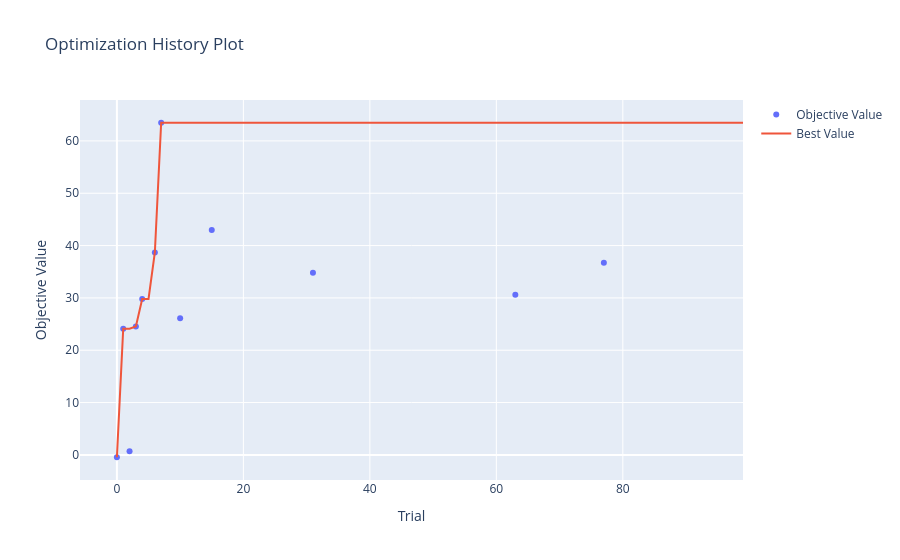
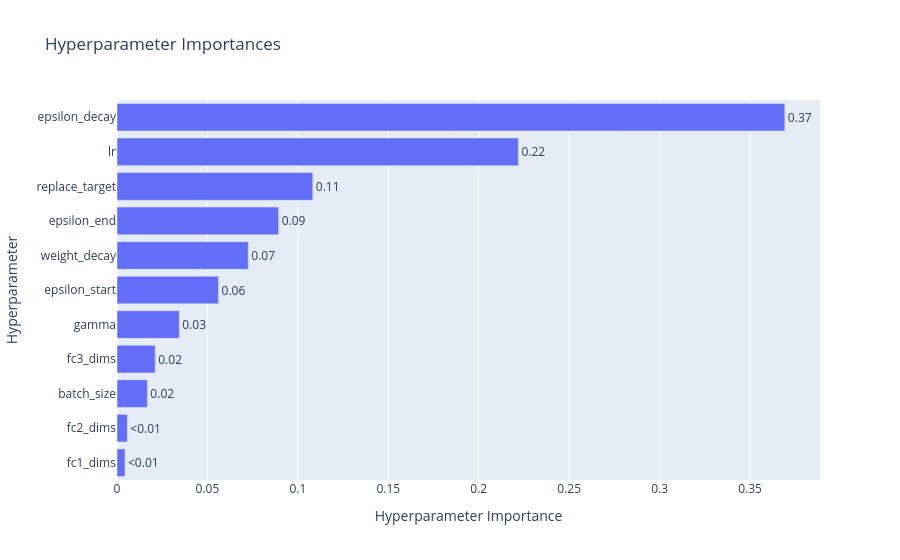

Notebook code cell kept with these figures, in order:
### Markdown cell above
##### Optimization

### Code cell
# Optimization horizons
OPT_EPISODES = 35
OPT_HORIZON = KorakovNaDan * 14

def objective(trial):
    gamma_t = trial.suggest_float("gamma", 0.8, 0.99999, log=True)
    lr_t = trial.suggest_float("lr", 1e-5, 1e-2, log=True)
    epsilon_start_t = trial.suggest_float("epsilon_start", 0.8, 1.0)
    epsilon_end_t = trial.suggest_float("epsilon_end", 0.01, 0.15)
    epsilon_decay_t = trial.suggest_float("epsilon_decay", 1e-6, 2e-4, log=True)
    batch_size_t = trial.suggest_categorical("batch_size", [32, 64, 96, 128])
    fc1_t = trial.suggest_categorical("fc1_dims", [128, 256, 512])
    fc2_t = trial.suggest_categorical("fc2_dims", [64, 128, 256])
    fc3_t = trial.suggest_categorical("fc3_dims", [32, 64, 128])
    replace_target_t = trial.suggest_int("replace_target", KorakovNaDan * 3, KorakovNaDan * 30)
    weight_decay_t = trial.suggest_float("weight_decay", 0.0, 1e-3)

    env = build_dqn_env(
        dataset=train_data,
        dataset_norm=train_data_norm,
        episode_length=OPT_HORIZON,
        reset_mode="random",
        observation_mode="sliding_window",
    )

    state_shape = [int(env.observation_space.shape[0])]
    network_dims = [state_shape[0], fc1_t, fc2_t, fc3_t, len(Action)]

    agent = AgentDQN(
        gamma=gamma_t,
        epsilon=epsilon_start_t,
        lr=lr_t,
        state_shape=state_shape,
        network_dims=network_dims,
        batch_size=batch_size_t,
        eps_end=epsilon_end_t,
        eps_dec=epsilon_decay_t,
        weight_decay=weight_decay_t,
        replace_target=replace_target_t,
    )

    total_reward = 0.0

    for episode in range(OPT_EPISODES):
        obs, _ = env.reset(options={"reset_mode": "random"})
        episode_reward = 0.0

        for _ in range(OPT_HORIZON):
            a = agent.choose_action(obs)
            next_obs, r, terminated, truncated, _ = env.step(a)
            done = bool(terminated or truncated)

            agent.store_transition(obs, a, r, next_obs, done)
            agent.learn()

            obs = next_obs
            episode_reward += r

            if done:
                break

        total_reward += episode_reward
        score = total_reward / (episode + 1)

        trial.report(score, episode)
        if trial.should_prune():
            raise optuna.TrialPruned()

    return total_reward / OPT_EPISODES

study = optuna.create_study(
    direction="maximize",
    pruner=optuna.pruners.MedianPruner(n_startup_trials=5, n_warmup_steps=5),
)

print("Starting hyperparameter optimization...")
study.optimize(objective, n_trials=100, timeout=3600)

print("Optimization completed.")
print(f"Finished trials: {len(study.trials)}")
print(f"Best trial: {study.best_trial.number}")
print(f"Best value: {study.best_trial.value:.4f}")

best_params = study.best_trial.params

plot_optimization_history(study).show()
plot_param_importances(study).show()

### Figure 1 — Plotly figure (JSON) as saved in the notebook; plotly's stock layout.template omitted (floating-point values rounded to 4 significant figures)
{"data": [{"mode": "markers", "name": "Objective Value", "type": "scatter", "x": [0, 1, 2, 3, 4, 6, 7, 10, 15, 31, 63, 77], "y": [-0.4525, 24.11, 0.6796, 24.55, 29.8, 38.68, 63.47, 26.14, 42.99, 34.79, 30.6, 36.72]}, {"mode": "lines", "name": "Best Value", "type": "scatter", "x": [0, 1, 2, 3, 4, 5, 6, 7, 8, 9, 10, 11, 12, 13, 14, 15, 16, 17, 18, 19, 20, 21, 22, 23, 24, 25, 26, 27, 28, 29, 30, 31, 32, 33, 34, 35, 36, 37, 38, 39, 40, 41, 42, 43, 44, 45, 46, 47, 48, 49, 50, 51, 52, 53, 54, 55, 56, 57, 58, 59, 60, 61, 62, 63, 64, 65, 66, 67, 68, 69, 70, 71, 72, 73, 74, 75, 76, 77, 78, 79, 80, 81, 82, 83, 84, 85, 86, 87, 88, 89, 90, 91, 92, 93, 94, 95, 96, 97, 98, 99], "y": [-0.4525, 24.11, 24.11, 24.55, 29.8, 29.8, 38.68, 63.47, 63.47, 63.47, 63.47, 63.47, 63.47, 63.47, 63.47, 63.47, 63.47, 63.47, 63.47, 63.47, 63.47, 63.47, 63.47, 63.47, 63.47, 63.47, 63.47, 63.47, 63.47, 63.47, 63.47, 63.47, 63.47, 63.47, 63.47, 63.47, 63.47, 63.47, 63.47, 63.47, 63.47, 63.47, 63.47, 63.47, 63.47, 63.47, 63.47, 63.47, 63.47, 63.47, 63.47, 63.47, 63.47, 63.47, 63.47, 63.47, 63.47, 63.47, 63.47, 63.47, 63.47, 63.47, 63.47, 63.47, 63.47, 63.47, 63.47, 63.47, 63.47, 63.47, 63.47, 63.47, 63.47, 63.47, 63.47, 63.47, 63.47, 63.47, 63.47, 63.47, 63.47, 63.47, 63.47, 63.47, 63.47, 63.47, 63.47, 63.47, 63.47, 63.47, 63.47, 63.47, 63.47, 63.47, 63.47, 63.47, 63.47, 63.47, 63.47, 63.47]}, {"marker": {"color": "#cccccc"}, "mode": "markers", "name": "Infeasible Trial", "showlegend": false, "type": "scatter", "x": [], "y": []}], "layout": {"title": {"text": "Optimization History Plot"}, "xaxis": {"title": {"text": "Trial"}}, "yaxis": {"title": {"text": "Objective Value"}}}}

### Figure 2 — Plotly figure (JSON) as saved in the notebook; plotly's stock layout.template omitted (floating-point values rounded to 4 significant figures)
{"data": [{"cliponaxis": false, "hovertemplate": ["fc1_dims (CategoricalDistribution): 0.00441066588727316<extra></extra>", "fc2_dims (CategoricalDistribution): 0.005712288910885136<extra></extra>", "batch_size (CategoricalDistribution): 0.016787232192523045<extra></extra>", "fc3_dims (CategoricalDistribution): 0.021128167639386197<extra></extra>", "gamma (FloatDistribution): 0.03441781048924928<extra></extra>", "epsilon_start (FloatDistribution): 0.056146119997945824<extra></extra>", "weight_decay (FloatDistribution): 0.0725790447247882<extra></extra>", "epsilon_end (FloatDistribution): 0.08938033749997892<extra></extra>", "replace_target (IntDistribution): 0.10825216110520226<extra></extra>", "lr (FloatDistribution): 0.2219294129583486<extra></extra>", "epsilon_decay (FloatDistribution): 0.36925675859441914<extra></extra>"], "name": "Objective Value", "orientation": "h", "text": ["<0.01", "<0.01", "0.02", "0.02", "0.03", "0.06", "0.07", "0.09", "0.11", "0.22", "0.37"], "textposition": "outside", "type": "bar", "x": [0.004411, 0.005712, 0.01679, 0.02113, 0.03442, 0.05615, 0.07258, 0.08938, 0.1083, 0.2219, 0.3693], "y": ["fc1_dims", "fc2_dims", "batch_size", "fc3_dims", "gamma", "epsilon_start", "weight_decay", "epsilon_end", "replace_target", "lr", "epsilon_decay"]}], "layout": {"title": {"text": "Hyperparameter Importances"}, "xaxis": {"title": {"text": "Hyperparameter Importance"}}, "yaxis": {"title": {"text": "Hyperparameter"}}}}
